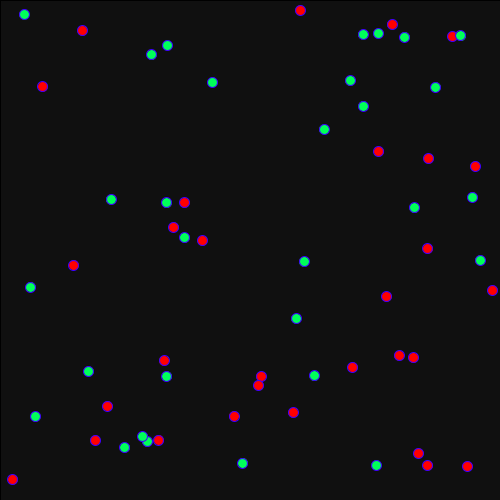
Frame 1 (no input)
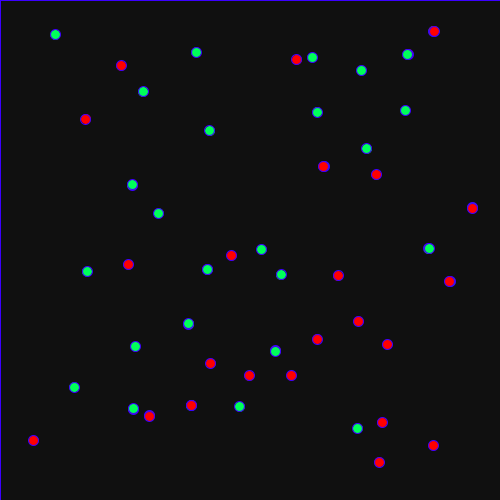
Frame 60 (the mouse pressed at the canvas centre just before this capture)
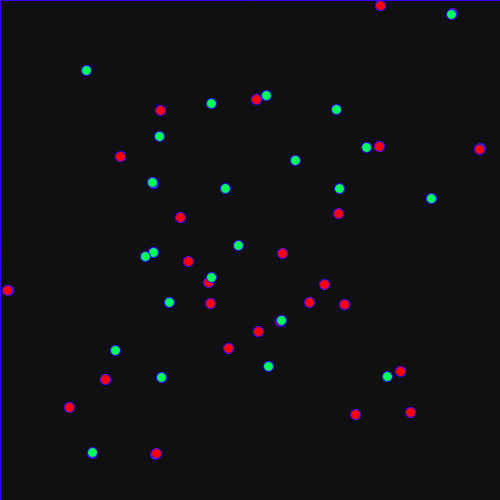
Frame 120 (the mouse held since frame 60 and released just before this capture)

The Processing sketch that drew these frames (run headless with seeded random() and noise(); from frame 60 on, the mouse is pressed at the canvas centre):

// Processing sketch: processing_185792
// ── processing_185792.pde

///////////////////////////////////////////////////////////////
// Inspired by Example 2.8 (シフマン, p.84) 
// repulsive particles 反発しあう粒子たち
// modified version
///////////////////////////////////////////////////////////////
int N = 60; //Moverオブジェクトの数
Mover[] movers = new Mover[N]; //Moverクラスのオブジェクトの配列
Attractor a;                   //Attractorクラスのオブジェクト
float  G = 30.0;               //重力定数
float  Mass_p = 1.0;           //粒子たちの質量
float  velo_MAX = 1;           //速さ制限（これを超えたらリセット）
float  coef = 0.01;            //抗力係数
/////////////////////////////////////
void setup(){ ////////セットアップ
  size(500, 500); //窓のサイズを指定
  colorMode(HSB); //カラーモードはHSBモードで
  
  for(int i = 0; i < N; i++){
    if(i%2 == 1){
      movers[i] = new Mover(Mass_p, random(width), random(height), true); //オブジェクト生成
    }else{
      movers[i] = new Mover(Mass_p, random(width), random(height), false); //オブジェクト生成
    }
  }
  
  a = new Attractor(); //オブジェクト生成
}
/////////////////////////////////////
void draw(){ ////////メインループ
  background(0);
  fill(200,20);            //透明度指定
  rect(0,0,width,height);  //箱を描く
  
  a.display(); //attractorの表示
    
    
  for(int i = 0; i < N; i++){
     
    PVector force = a.attract(movers[i]); //attractor a がmover[i]へ及ぼす力を計算
    movers[i].applyForce(force);   //力を印加
    
    if(mousePressed){ ////もしもマウスボタンが押されたら
      if(movers[i].plus == true){
        movers[i].plus = false;
      }else{
        movers[i].plus = true;
      }
    }
    
    for(int j = 0; j < N; j++){  //相互作用処理
      if(i != j){
        PVector force_m = movers[j].attract(movers[i]); //物体 j が物体 i に及ぼす力を計算
        movers[i].applyForce(force_m);                  //物体 i への力の適用
      }
    }
    
    movers[i].update();                //物体の状態を更新
    movers[i].checkVelocityForReset(); //制限速さを超えたらリセットする
    movers[i].display();               //物体の表示
    movers[i].periodicBoundary();      //周期的境界条件の実現
  }
}
/////////////////////////////////////
//// クラスや関数の定義
/////////////////////////////////////
class Mover{ //////// Moverクラスの定義
  PVector location;     //位置
  PVector velocity;     //速度
  PVector acceleration; //加速度
  float   mass;         //質量
  float   s_max = 1.0;  //速度設定範囲
  boolean plus;
  
  Mover(float m, float x, float y, boolean p){  //コンストラクタ
    plus = p;
    mass = m;
    location = new PVector(x,y);
    velocity = new PVector(random(-s_max, s_max),random(-s_max, s_max));
    acceleration = new PVector(0,0);
  }
  
  void applyForce(PVector force){  ////ニュートンの第２法則
    PVector f = PVector.div(force, mass); //力を受け取って質量で除算
    acceleration.add(f);                  //加速度に加算
  }
  
  ////////
  PVector attract(Mover m){ ////引力（ここでは斥力：静電反発力）
    PVector force = PVector.sub(location, m.location);
    float distance = force.mag(); //物体とattractorの距離を取得
    force.normalize();            //規格化（長さを１に）
    float strength = -(G * mass * m.mass) / (distance * distance); //斥力
    force.mult(strength);         //単位ベクトルに万有引力の大きさを書ける
    if(plus != m.plus){
      force.mult(-1);
    }
    return force;
  }
  ////////
  
  void update(){   ////状態更新
    velocity.add(acceleration); //加速度を「積分」して速度に
    velocity.limit(velo_MAX);
    location.add(velocity);     //速度を「積分」して位置に
    acceleration.mult(0);       //加速度のクリア（ゼロをかけ算）（毎回クリア）
  }
  
  void display(){ ////表示
    stroke(180,255,255); //ふちの色を指定
    fill(100, 255, 255); //中身の色を指定
    if(plus == true){
      fill(255, 255, 255);
    }
    ellipse(location.x, location.y, 10, 10);
  }
  
  void periodicBoundary(){ ////周期的境界条件の実現
    if(location.x > width){
      location.x = 0;
    } else if(location.x < 0){
      location.x = width;
    }
    
    if(location.y > height){
      location.y = 0;
    } else if(location.y < 0){
      location.y = height;
    }
  }
  
  void checkVelocityForReset(){
    if(velocity.mag() > velo_MAX){
      velocity.mult(0);
    }
  }
}
////////
class Attractor{ ////////Attractorクラスの定義
  float mass;       //質量
  PVector location; //位置
  
  Attractor(){ //コンストラクタ
    location = new PVector(width/2, height/2); //位置は窓の中央
    mass = 1;
  }
  
  PVector attract(Mover m){ ////引力
    PVector force = PVector.sub(location, m.location);
    ///float distance = force.mag(); //物体とattractorの距離を取得
    float distance = 20;             //固定値すなわち，コーン（円錐）ポテンシャル
    force.normalize();               //規格化（長さを１に）
    float strength = (G * mass * m.mass) / (distance * distance); //引力
    force.mult(strength);           //単位ベクトルに引力の大きさを書ける
    return force;
  }
  
  void display(){ ////表示
    noStroke();
    fill(20, 5);
    ellipse(location.x, location.y, width, height);
  }
}
////////
void mouseReleased(){ ///マウスボタンを離したら各粒子の速度をランダムにセット
  for(int i = 0; i < N; i++){
    movers[i].velocity.set(random(-1,1),random(-1,1),0); 
    // "the 3rd argument ",0" is necessary in Processing 1.5.1
    // while, it is not necessary for Processing 2
  }
}
////////
